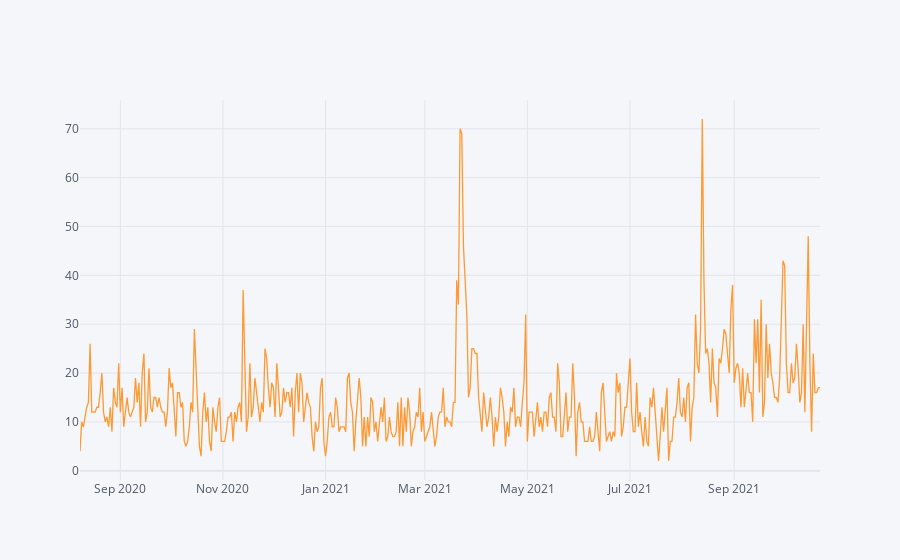

Source (notebook cell):
### Code cell
df.assign(n=1).pivot_table(index='date', values='n', aggfunc='count').iplot()

### Figure 1 — Plotly figure (JSON) as saved in the notebook; plotly's stock layout.template omitted (floating-point values rounded to 4 significant figures; data arrays with more than 128 entries replaced by an {"elided": "..."} marker saying what was removed)
{"data": [{"line": {"color": "rgba(255, 153, 51, 1.0)", "dash": "solid", "shape": "linear", "width": 1.3}, "mode": "lines", "name": "n", "text": "", "type": "scatter", "x": {"elided": "441 str values"}, "y": {"elided": "441 int values"}}], "layout": {"legend": {"bgcolor": "#F5F6F9", "font": {"color": "#4D5663"}}, "paper_bgcolor": "#F5F6F9", "plot_bgcolor": "#F5F6F9", "title": {"font": {"color": "#4D5663"}}, "xaxis": {"gridcolor": "#E1E5ED", "showgrid": true, "tickfont": {"color": "#4D5663"}, "title": {"font": {"color": "#4D5663"}, "text": ""}, "zerolinecolor": "#E1E5ED"}, "yaxis": {"gridcolor": "#E1E5ED", "showgrid": true, "tickfont": {"color": "#4D5663"}, "title": {"font": {"color": "#4D5663"}, "text": ""}, "zerolinecolor": "#E1E5ED"}}}
